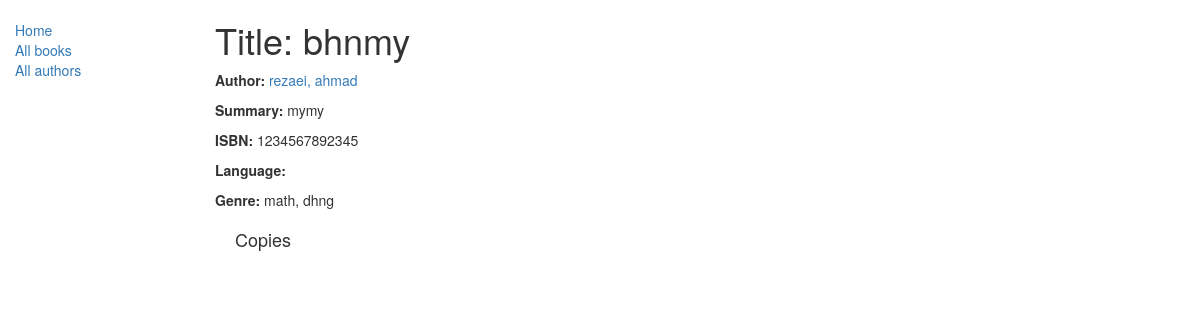
/catalog/book/3, run on the app's committed database.
### catalog/models.py (models this page shows, shortened)
class Book(models.Model):
    title = models.CharField(max_length=200)
    author = models.ForeignKey('Author', on_delete=models.SET_NULL, null=True)
    summary = models.TextField(max_length=1000, help_text="Enter a brief description of the book")
    isbn = models.CharField('ISBN', max_length=13,
                            help_text='13 Character <a href="https://www.isbn-international.org/content/what-isbn">ISBN number</a>')
    genre = models.ManyToManyField(Genre, help_text="Select a genre for this book")

class Author(models.Model):
    first_name = models.CharField(max_length=100)
    last_name = models.CharField(max_length=100)
    date_of_birth = models.DateField(null=True, blank=True)
    date_of_death = models.DateField('Died', null=True, blank=True)
    def __str__(self):
        return '%s, %s' % (self.last_name, self.first_name)

class Genre(models.Model):
    name = models.CharField(max_length=200, help_text="Enter a book genre (e.g. Science Fiction, French Poetry etc.)")
    def __str__(self):
        return self.name

### catalog/views.py (the view)
# urls.py: url(r'^book/(?P<pk>\d+)$', views.BookDetailView.as_view(), name='book-detail'),
class BookDetailView(generic.DetailView):
    model = models.Book
    template_name = 'book_detail.html'

### catalog/templates/book_detail.html (shortened to what this page needs)
{% extends "base_generic.html" %}
{% block content %}
  <h1>Title: {{ book.title }}</h1>
  <p><strong>Author:</strong> <a href="">{{ book.author }}</a></p>
  <p><strong>Summary:</strong> {{ book.summary }}</p>
  <p><strong>ISBN:</strong> {{ book.isbn }}</p>
  <p><strong>Language:</strong> {{ book.language }}</p>
  <p><strong>Genre:</strong> {% for genre in book.genre.all %} {{ genre }}{% if not forloop.last %}, {% endif %}{% endfor %}</p>
  <div style="margin-left:20px;margin-top:20px">
    <h4>Copies</h4>
  </div>
{% endblock %}

### data on the page
Book: title "bhnmy", author "rezaei, ahmad", summary "mymy", isbn "1234567892345"
Genre: name "math"
Genre: name "dhng"
